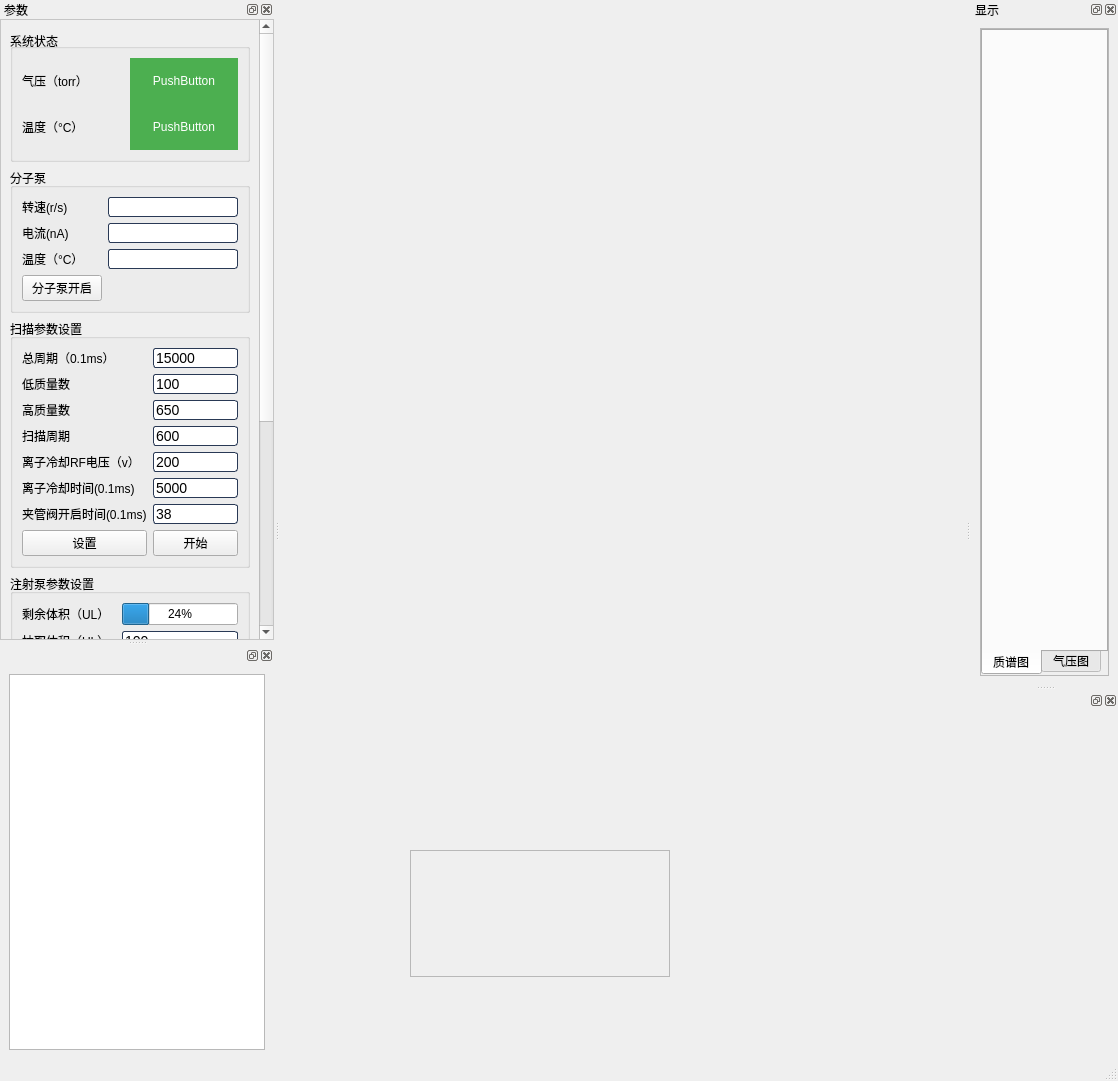
<?xml version="1.0" encoding="UTF-8"?>
<ui version="4.0">
 <class>MainWindow</class>
 <widget class="QMainWindow" name="MainWindow">
  <property name="geometry">
   <rect>
    <x>0</x>
    <y>0</y>
    <width>1118</width>
    <height>1081</height>
   </rect>
  </property>
  <property name="windowTitle">
   <string>QitVenture 6</string>
  </property>
  <property name="styleSheet">
   <string notr="true">QLineEdit {
    border: 1px solid rgb(41, 57, 85);
    border-radius: 3px;
    background: white;
    selection-background-color: green;
    font-size: 14px ;
	width:5px;
}

QLineEdit:hover {
    border: 1px solid blue;
}

MyMainPushButton
{
       color:black; /*文字颜色*/
    background-color:#FFFFFF;/*背景色*/
    border-style:outset; /*边框风格*/
    border-width:1px;/*边框宽度*/
    border-color:rgb(10, 46,112); /*边框颜色*/
    border-radius:10px; /*边框倒角*/
    font:bold 14px; /*字体*/
    font-family: Segoe UI;
    max-width:80px;/*控件最小宽度*/
	min-width:80px;/*控件最小宽度*/
    min-height:20px;/*控件最小高度*/
    padding:4px;/*内边距*/ 
}
MyMainPushButton:hover{
color:#0000ff;
    background-color:#FFFFFF; /*改变背景色*/
    border-style:inset;/*改变边框风格*/
    padding-left:8px;
    padding-top:8px;

}


QPushButton#btn_pressure,#btn_temperature{
        background-color: #4CAF50;
    border: none;
    color: white;
        padding: 16px 16px;
    text-align: center;
    text-decoration: none;
    
}
QScrollArea{
background-color: #FFFFFF;
}</string>
  </property>
  <widget class="QWidget" name="centralwidget">
   <widget class="QFrame" name="frame">
    <property name="geometry">
     <rect>
      <x>130</x>
      <y>850</y>
      <width>260</width>
      <height>127</height>
     </rect>
    </property>
    <property name="minimumSize">
     <size>
      <width>100</width>
      <height>100</height>
     </size>
    </property>
    <property name="frameShape">
     <enum>QFrame::StyledPanel</enum>
    </property>
    <property name="frameShadow">
     <enum>QFrame::Raised</enum>
    </property>
    <layout class="QVBoxLayout" name="verticalLayout_2">
     <property name="spacing">
      <number>0</number>
     </property>
     <property name="leftMargin">
      <number>0</number>
     </property>
     <property name="topMargin">
      <number>0</number>
     </property>
     <property name="rightMargin">
      <number>0</number>
     </property>
     <property name="bottomMargin">
      <number>0</number>
     </property>
     <item>
      <layout class="QHBoxLayout" name="horizontalLayout">
       <property name="spacing">
        <number>0</number>
       </property>
       <property name="topMargin">
        <number>0</number>
       </property>
      </layout>
     </item>
    </layout>
   </widget>
  </widget>
  <widget class="QMenuBar" name="menubar">
   <property name="geometry">
    <rect>
     <x>0</x>
     <y>0</y>
     <width>1118</width>
     <height>26</height>
    </rect>
   </property>
  </widget>
  <widget class="QStatusBar" name="statusbar"/>
  <widget class="QDockWidget" name="dockWidget">
   <property name="windowTitle">
    <string>参数</string>
   </property>
   <attribute name="dockWidgetArea">
    <number>1</number>
   </attribute>
   <widget class="QWidget" name="dockWidgetContents">
    <layout class="QVBoxLayout" name="verticalLayout">
     <property name="spacing">
      <number>0</number>
     </property>
     <property name="leftMargin">
      <number>0</number>
     </property>
     <property name="topMargin">
      <number>0</number>
     </property>
     <property name="rightMargin">
      <number>0</number>
     </property>
     <property name="bottomMargin">
      <number>0</number>
     </property>
     <item>
      <widget class="QScrollArea" name="scrollArea">
       <property name="widgetResizable">
        <bool>true</bool>
       </property>
       <widget class="QWidget" name="scrollAreaWidgetContents">
        <property name="geometry">
         <rect>
          <x>0</x>
          <y>0</y>
          <width>307</width>
          <height>941</height>
         </rect>
        </property>
        <layout class="QVBoxLayout" name="verticalLayout_7">
         <item>
          <widget class="QGroupBox" name="groupBox_system_status">
           <property name="layoutDirection">
            <enum>Qt::LeftToRight</enum>
           </property>
           <property name="title">
            <string>系统状态</string>
           </property>
           <property name="alignment">
            <set>Qt::AlignBottom|Qt::AlignLeading|Qt::AlignLeft</set>
           </property>
           <property name="checkable">
            <bool>false</bool>
           </property>
           <layout class="QGridLayout" name="gridLayout">
            <property name="spacing">
             <number>0</number>
            </property>
            <item row="1" column="0">
             <widget class="QLabel" name="label_temperature">
              <property name="text">
               <string>温度（°C）</string>
              </property>
             </widget>
            </item>
            <item row="0" column="0">
             <widget class="QLabel" name="label_pressure">
              <property name="text">
               <string>气压（torr）</string>
              </property>
             </widget>
            </item>
            <item row="1" column="1">
             <widget class="QPushButton" name="btn_temperature">
              <property name="text">
               <string>PushButton</string>
              </property>
             </widget>
            </item>
            <item row="0" column="1">
             <widget class="QPushButton" name="btn_pressure">
              <property name="text">
               <string>PushButton</string>
              </property>
             </widget>
            </item>
           </layout>
          </widget>
         </item>
         <item>
          <widget class="QGroupBox" name="groupBox_pump">
           <property name="title">
            <string>分子泵</string>
           </property>
           <layout class="QGridLayout" name="gridLayout_2">
            <item row="2" column="2">
             <widget class="QLineEdit" name="molecular_pump_temp">
              <property name="maximumSize">
               <size>
                <width>16777215</width>
                <height>16777215</height>
               </size>
              </property>
             </widget>
            </item>
            <item row="0" column="0">
             <widget class="QLabel" name="label">
              <property name="text">
               <string>转速(r/s)</string>
              </property>
             </widget>
            </item>
            <item row="1" column="0">
             <widget class="QLabel" name="label_2">
              <property name="text">
               <string>电流(nA)</string>
              </property>
             </widget>
            </item>
            <item row="1" column="2">
             <widget class="QLineEdit" name="molecular_pump_current">
              <property name="maximumSize">
               <size>
                <width>16777215</width>
                <height>16777215</height>
               </size>
              </property>
             </widget>
            </item>
            <item row="0" column="2">
             <widget class="QLineEdit" name="molecular_pump_speed">
              <property name="maximumSize">
               <size>
                <width>16777215</width>
                <height>16777215</height>
               </size>
              </property>
             </widget>
            </item>
            <item row="2" column="0">
             <widget class="QLabel" name="label_3">
              <property name="text">
               <string>温度（°C）</string>
              </property>
             </widget>
            </item>
            <item row="3" column="0" colspan="2">
             <widget class="MyMainPushButton" name="btn_molecular_pump_open">
              <property name="text">
               <string>分子泵开启</string>
              </property>
             </widget>
            </item>
           </layout>
          </widget>
         </item>
         <item>
          <widget class="QGroupBox" name="groupBox_scaner_setting">
           <property name="title">
            <string>扫描参数设置</string>
           </property>
           <layout class="QGridLayout" name="gridLayout_3">
            <item row="1" column="1">
             <widget class="QLineEdit" name="line_low_mass">
              <property name="maximumSize">
               <size>
                <width>16777215</width>
                <height>16777215</height>
               </size>
              </property>
              <property name="text">
               <string>100</string>
              </property>
             </widget>
            </item>
            <item row="5" column="1">
             <widget class="QLineEdit" name="line_icon_cool_time">
              <property name="maximumSize">
               <size>
                <width>16777215</width>
                <height>16777215</height>
               </size>
              </property>
              <property name="text">
               <string>5000</string>
              </property>
             </widget>
            </item>
            <item row="2" column="1">
             <widget class="QLineEdit" name="line_high_mass">
              <property name="maximumSize">
               <size>
                <width>16777215</width>
                <height>16777215</height>
               </size>
              </property>
              <property name="text">
               <string>650</string>
              </property>
             </widget>
            </item>
            <item row="3" column="0">
             <widget class="QLabel" name="label_18">
              <property name="text">
               <string>扫描周期</string>
              </property>
             </widget>
            </item>
            <item row="5" column="0">
             <widget class="QLabel" name="label_6">
              <property name="text">
               <string>离子冷却时间(0.1ms)</string>
              </property>
             </widget>
            </item>
            <item row="0" column="0">
             <widget class="QLabel" name="label_4">
              <property name="text">
               <string>总周期（0.1ms）</string>
              </property>
             </widget>
            </item>
            <item row="3" column="1">
             <widget class="QLineEdit" name="line_scanner_cycle_time">
              <property name="maximumSize">
               <size>
                <width>16777215</width>
                <height>16777215</height>
               </size>
              </property>
              <property name="text">
               <string>600</string>
              </property>
             </widget>
            </item>
            <item row="7" column="0">
             <widget class="MyMainPushButton" name="btn_scanner_setting">
              <property name="text">
               <string>设置</string>
              </property>
             </widget>
            </item>
            <item row="4" column="0">
             <widget class="QLabel" name="label_5">
              <property name="text">
               <string>离子冷却RF电压（v）</string>
              </property>
             </widget>
            </item>
            <item row="1" column="0">
             <widget class="QLabel" name="label_14">
              <property name="text">
               <string>低质量数</string>
              </property>
             </widget>
            </item>
            <item row="4" column="1">
             <widget class="QLineEdit" name="line_icon_cool_voltage">
              <property name="maximumSize">
               <size>
                <width>16777215</width>
                <height>16777215</height>
               </size>
              </property>
              <property name="text">
               <string>200</string>
              </property>
             </widget>
            </item>
            <item row="2" column="0">
             <widget class="QLabel" name="label_15">
              <property name="text">
               <string>高质量数</string>
              </property>
             </widget>
            </item>
            <item row="6" column="1">
             <widget class="QLineEdit" name="line_icon_cool_open_time">
              <property name="maximumSize">
               <size>
                <width>16777215</width>
                <height>16777215</height>
               </size>
              </property>
              <property name="text">
               <string>38</string>
              </property>
             </widget>
            </item>
            <item row="6" column="0">
             <widget class="QLabel" name="label_7">
              <property name="text">
               <string>夹管阀开启时间(0.1ms)</string>
              </property>
             </widget>
            </item>
            <item row="0" column="1">
             <widget class="QLineEdit" name="line_total_cycle_time">
              <property name="maximumSize">
               <size>
                <width>16777215</width>
                <height>16777215</height>
               </size>
              </property>
              <property name="text">
               <string>15000</string>
              </property>
             </widget>
            </item>
            <item row="7" column="1">
             <widget class="MyMainPushButton" name="btn_main_experience_start">
              <property name="text">
               <string>开始</string>
              </property>
             </widget>
            </item>
           </layout>
          </widget>
         </item>
         <item>
          <widget class="QGroupBox" name="aa">
           <property name="title">
            <string>注射泵参数设置</string>
           </property>
           <layout class="QGridLayout" name="gridLayout_4">
            <item row="0" column="0">
             <widget class="QLabel" name="label_12">
              <property name="text">
               <string>剩余体积（UL）</string>
              </property>
             </widget>
            </item>
            <item row="1" column="0">
             <widget class="QLabel" name="label_13">
              <property name="text">
               <string>抽取体积（UL）</string>
              </property>
             </widget>
            </item>
            <item row="3" column="2">
             <widget class="QLineEdit" name="line_velocity">
              <property name="text">
               <string>0.5</string>
              </property>
             </widget>
            </item>
            <item row="4" column="2">
             <widget class="MyMainPushButton" name="btn_end_point">
              <property name="text">
               <string>排废液</string>
              </property>
             </widget>
            </item>
            <item row="2" column="0">
             <widget class="QLabel" name="label_16">
              <property name="text">
               <string>抽取速度</string>
              </property>
             </widget>
            </item>
            <item row="0" column="2">
             <widget class="QProgressBar" name="progressBar_rest_volumn">
              <property name="value">
               <number>24</number>
              </property>
             </widget>
            </item>
            <item row="4" column="0" colspan="2">
             <widget class="MyMainPushButton" name="btn_extract_volume">
              <property name="text">
               <string>抽取</string>
              </property>
             </widget>
            </item>
            <item row="2" column="2">
             <widget class="QLineEdit" name="line_extract_speed">
              <property name="text">
               <string>200</string>
              </property>
             </widget>
            </item>
            <item row="3" column="0">
             <widget class="QLabel" name="label_17">
              <property name="text">
               <string>执行流速</string>
              </property>
             </widget>
            </item>
            <item row="5" column="2">
             <widget class="MyMainPushButton" name="btn_stop_perform">
              <property name="text">
               <string>停止执行</string>
              </property>
             </widget>
            </item>
            <item row="5" column="0" colspan="2">
             <widget class="MyMainPushButton" name="btn_start_perform">
              <property name="text">
               <string>  开始执行</string>
              </property>
             </widget>
            </item>
            <item row="1" column="2">
             <widget class="QLineEdit" name="line_extract_volume">
              <property name="text">
               <string>100</string>
              </property>
             </widget>
            </item>
           </layout>
          </widget>
         </item>
         <item>
          <widget class="QGroupBox" name="groupBox_esi_setting">
           <property name="title">
            <string>ESI参数设置</string>
           </property>
           <layout class="QGridLayout" name="gridLayout_5">
            <item row="0" column="3">
             <widget class="QLineEdit" name="line_main_high_volatge_return">
              <property name="maximumSize">
               <size>
                <width>100</width>
                <height>16777215</height>
               </size>
              </property>
             </widget>
            </item>
            <item row="2" column="0">
             <widget class="QLabel" name="label_9">
              <property name="text">
               <string>电流（NA）</string>
              </property>
             </widget>
            </item>
            <item row="2" column="3">
             <widget class="QLineEdit" name="lineEdit_2">
              <property name="maximumSize">
               <size>
                <width>100</width>
                <height>16777215</height>
               </size>
              </property>
             </widget>
            </item>
            <item row="3" column="0">
             <widget class="QLabel" name="label_10">
              <property name="text">
               <string>温度</string>
              </property>
             </widget>
            </item>
            <item row="4" column="2">
             <widget class="QLineEdit" name="line_main_pwm">
              <property name="maximumSize">
               <size>
                <width>100</width>
                <height>16777215</height>
               </size>
              </property>
              <property name="text">
               <string>0</string>
              </property>
             </widget>
            </item>
            <item row="0" column="2">
             <widget class="QLineEdit" name="line_main_high_volatge">
              <property name="maximumSize">
               <size>
                <width>100</width>
                <height>16777215</height>
               </size>
              </property>
              <property name="text">
               <string>0</string>
              </property>
             </widget>
            </item>
            <item row="3" column="2">
             <widget class="QLineEdit" name="line_main_high_temp">
              <property name="maximumSize">
               <size>
                <width>100</width>
                <height>16777215</height>
               </size>
              </property>
              <property name="text">
               <string>0</string>
              </property>
             </widget>
            </item>
            <item row="4" column="0">
             <widget class="QLabel" name="label_11">
              <property name="text">
               <string>泵转速</string>
              </property>
             </widget>
            </item>
            <item row="5" column="2">
             <widget class="MyMainPushButton" name="main_btn_indicator_light">
              <property name="text">
               <string>指示灯开启</string>
              </property>
             </widget>
            </item>
            <item row="0" column="0">
             <widget class="QLabel" name="label_8">
              <property name="text">
               <string>电压（v）</string>
              </property>
             </widget>
            </item>
            <item row="2" column="2">
             <widget class="QLineEdit" name="line_main_high_current">
              <property name="maximumSize">
               <size>
                <width>100</width>
                <height>16777215</height>
               </size>
              </property>
              <property name="text">
               <string>0</string>
              </property>
             </widget>
            </item>
            <item row="5" column="0" colspan="2">
             <widget class="MyMainPushButton" name="btn_main_esi_setting">
              <property name="text">
               <string>设置</string>
              </property>
             </widget>
            </item>
            <item row="3" column="3">
             <widget class="QLineEdit" name="line_main_high_temp_return">
              <property name="maximumSize">
               <size>
                <width>100</width>
                <height>16777215</height>
               </size>
              </property>
             </widget>
            </item>
           </layout>
          </widget>
         </item>
        </layout>
       </widget>
      </widget>
     </item>
    </layout>
   </widget>
  </widget>
  <widget class="QDockWidget" name="dockWidget_2">
   <property name="windowTitle">
    <string>显示</string>
   </property>
   <attribute name="dockWidgetArea">
    <number>2</number>
   </attribute>
   <widget class="QWidget" name="dockWidgetContents_2">
    <layout class="QGridLayout" name="gridLayout_6">
     <item row="0" column="0">
      <widget class="QFrame" name="frame_2">
       <property name="minimumSize">
        <size>
         <width>100</width>
         <height>0</height>
        </size>
       </property>
       <property name="frameShape">
        <enum>QFrame::StyledPanel</enum>
       </property>
       <property name="frameShadow">
        <enum>QFrame::Raised</enum>
       </property>
       <layout class="QVBoxLayout" name="verticalLayout_3">
        <property name="spacing">
         <number>0</number>
        </property>
        <property name="leftMargin">
         <number>0</number>
        </property>
        <property name="topMargin">
         <number>0</number>
        </property>
        <property name="rightMargin">
         <number>0</number>
        </property>
        <property name="bottomMargin">
         <number>0</number>
        </property>
        <item>
         <layout class="QVBoxLayout" name="verticalLayout_4">
          <property name="spacing">
           <number>0</number>
          </property>
          <item>
           <widget class="QTabWidget" name="tabWidget">
            <property name="tabPosition">
             <enum>QTabWidget::South</enum>
            </property>
            <property name="currentIndex">
             <number>0</number>
            </property>
            <widget class="QWidget" name="tab">
             <attribute name="title">
              <string>质谱图</string>
             </attribute>
            </widget>
            <widget class="QWidget" name="tab_2">
             <attribute name="title">
              <string>气压图</string>
             </attribute>
            </widget>
           </widget>
          </item>
         </layout>
        </item>
       </layout>
      </widget>
     </item>
    </layout>
   </widget>
  </widget>
  <widget class="QDockWidget" name="dockWidget_4">
   <property name="toolTipDuration">
    <number>-4</number>
   </property>
   <attribute name="dockWidgetArea">
    <number>2</number>
   </attribute>
   <widget class="QWidget" name="dockWidgetContents_4">
    <layout class="QVBoxLayout" name="verticalLayout_6">
     <item>
      <layout class="QHBoxLayout" name="horizontalLayout_2">
       <property name="spacing">
        <number>0</number>
       </property>
      </layout>
     </item>
    </layout>
   </widget>
  </widget>
  <widget class="QDockWidget" name="dockWidget_3">
   <property name="floating">
    <bool>false</bool>
   </property>
   <attribute name="dockWidgetArea">
    <number>1</number>
   </attribute>
   <widget class="QWidget" name="dockWidgetContents_3">
    <layout class="QVBoxLayout" name="verticalLayout_5">
     <item>
      <widget class="QTextBrowser" name="textBrowser"/>
     </item>
    </layout>
   </widget>
  </widget>
 </widget>
 <customwidgets>
  <customwidget>
   <class>MyMainPushButton</class>
   <extends>QPushButton</extends>
   <header location="global">mymainpushbutton.h</header>
  </customwidget>
 </customwidgets>
 <resources/>
 <connections/>
</ui>
